Frame 1 (no input): blank canvas, image omitted
Frame 60 (no input): blank canvas, image omitted
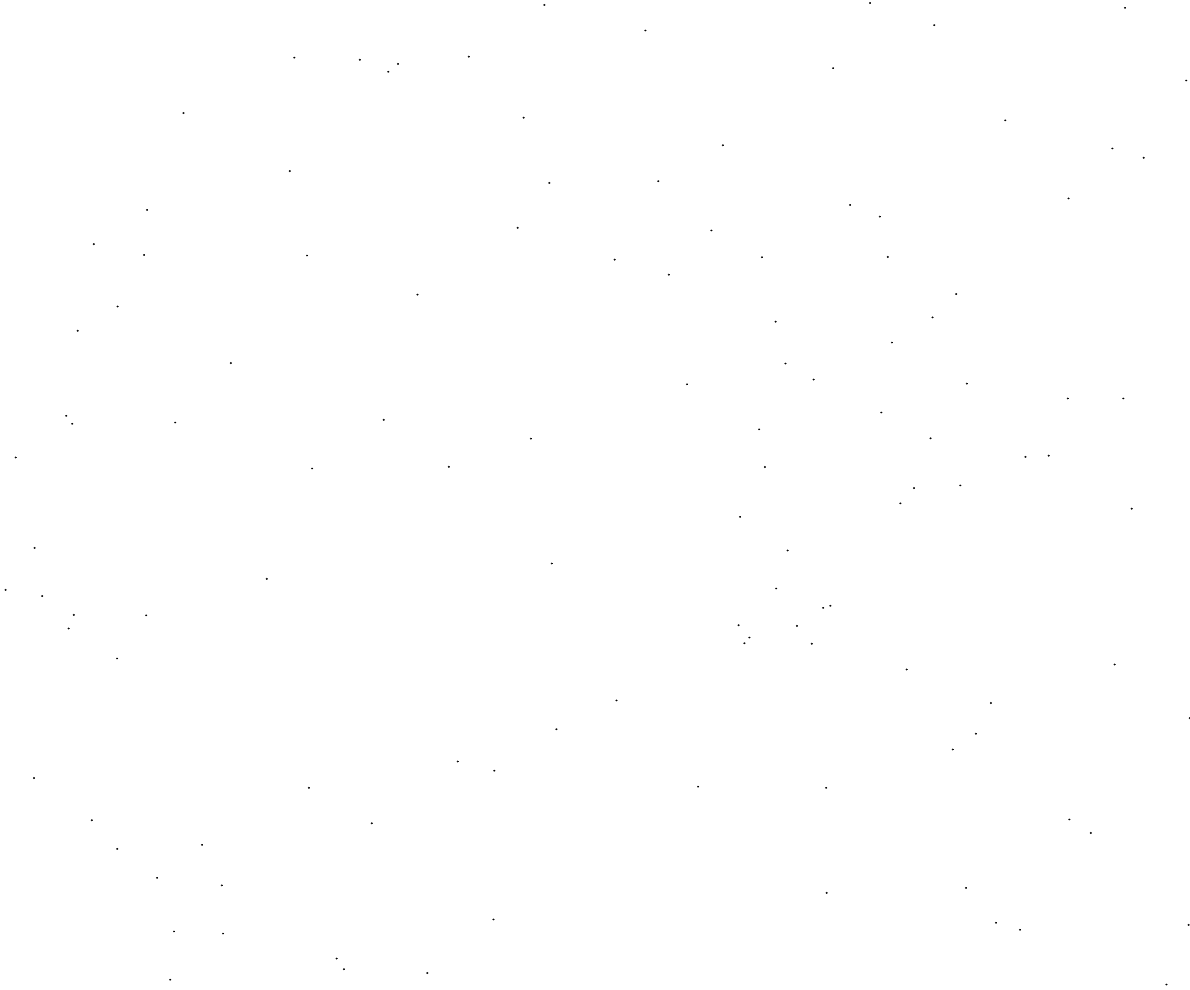
Frame 120 (the mouse pressed at the canvas centre since frame 60)

The p5.js sketch whose frames 1 and 60 were blank and that drew this single picture after the mouse press (run headless with seeded random() and noise() and a simulated clock; from frame 60 on, the mouse is pressed at the canvas centre):

// p5.js sketch
// ── sketch.js
function setup() {
  createCanvas(windowWidth - 10, windowHeight - 10);
}

function draw() {
  fill("black");
  circle(random(width), random(height), 1);
}
